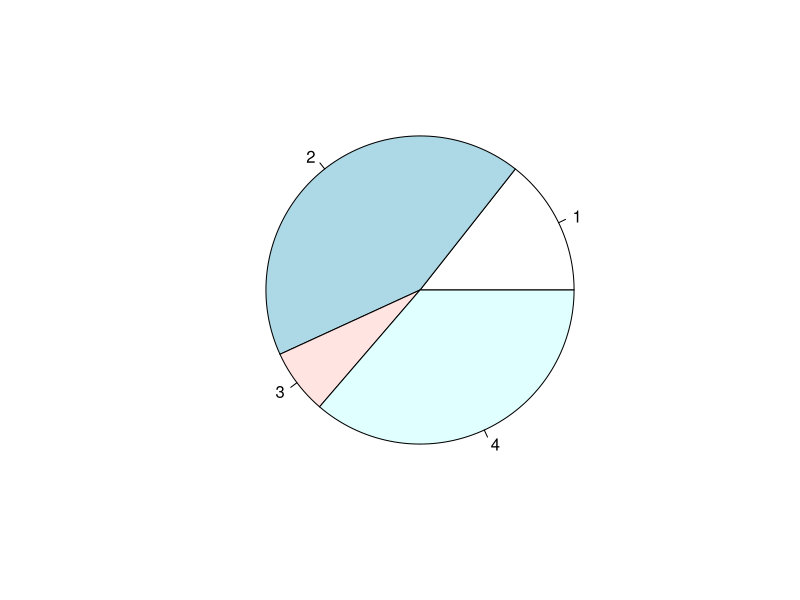
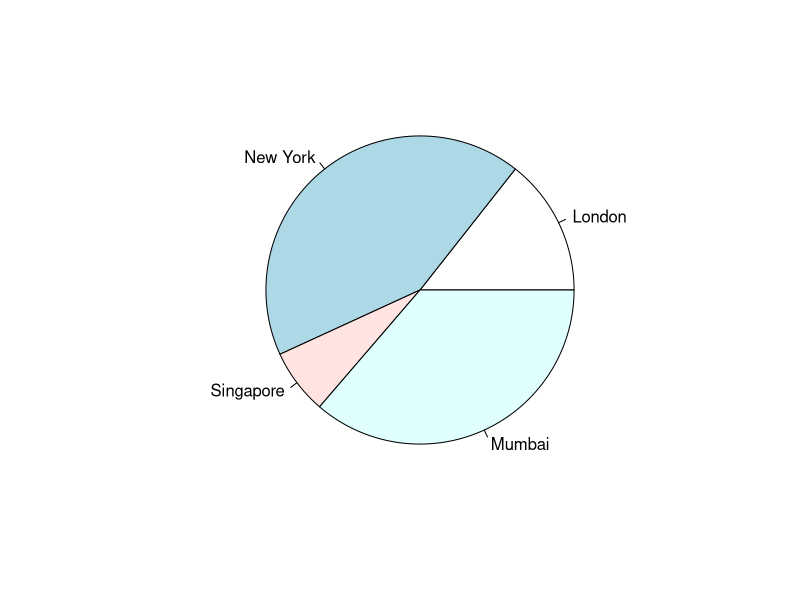
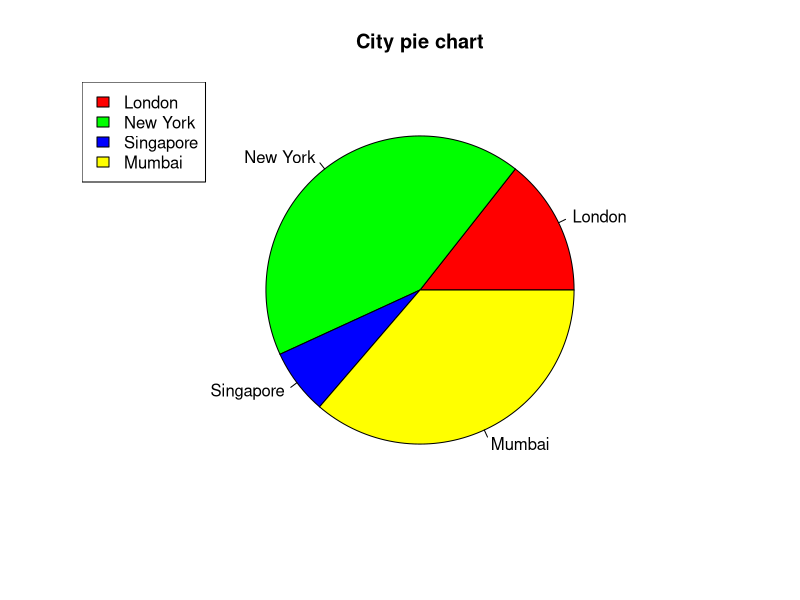
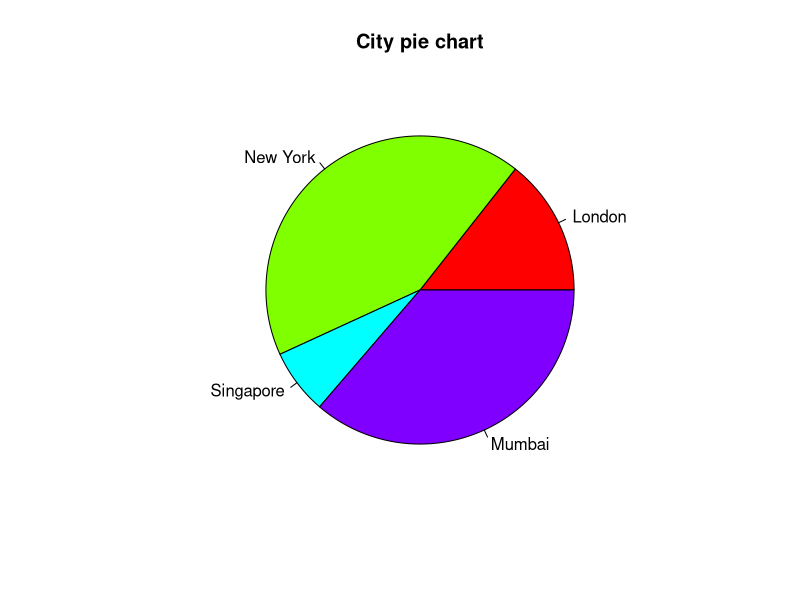

Write R code to recreate these figures, in order.
# Create data for the graph.
  x <- c(21, 62, 10, 53)
  x
  pie(x)

labels <- c("London", "New York", "Singapore", "Mumbai")
labels
  pie(x, labels)

colors=c("red","green","blue","yellow")
colors
pie(x, labels, main = "City pie chart", col = colors)

# Add the legend to the chart.
legend("topleft", labels, cex = 1.0, fill = colors)

pie(x, labels, main = "City pie chart", col = rainbow(length(x)))

  dev.off()